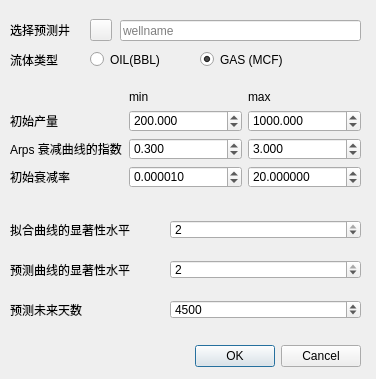
<?xml version="1.0" encoding="UTF-8"?>
<ui version="4.0">
 <class>Dialog</class>
 <widget class="QDialog" name="Dialog">
  <property name="geometry">
   <rect>
    <x>0</x>
    <y>0</y>
    <width>376</width>
    <height>379</height>
   </rect>
  </property>
  <property name="windowTitle">
   <string>Dialog</string>
  </property>
  <widget class="QDialogButtonBox" name="buttonBox">
   <property name="geometry">
    <rect>
     <x>20</x>
     <y>340</y>
     <width>341</width>
     <height>32</height>
    </rect>
   </property>
   <property name="orientation">
    <enum>Qt::Horizontal</enum>
   </property>
   <property name="standardButtons">
    <set>QDialogButtonBox::Cancel|QDialogButtonBox::Ok</set>
   </property>
  </widget>
  <widget class="QLabel" name="label_38">
   <property name="geometry">
    <rect>
     <x>10</x>
     <y>20</y>
     <width>71</width>
     <height>20</height>
    </rect>
   </property>
   <property name="text">
    <string>选择预测井</string>
   </property>
  </widget>
  <widget class="QLineEdit" name="well_nm">
   <property name="geometry">
    <rect>
     <x>120</x>
     <y>20</y>
     <width>241</width>
     <height>21</height>
    </rect>
   </property>
   <property name="text">
    <string/>
   </property>
   <property name="placeholderText">
    <string>wellname</string>
   </property>
  </widget>
  <widget class="QPushButton" name="btn_sel_well">
   <property name="geometry">
    <rect>
     <x>90</x>
     <y>19</y>
     <width>22</width>
     <height>22</height>
    </rect>
   </property>
   <property name="text">
    <string/>
   </property>
   <property name="icon">
    <iconset>
     <normaloff>../image/import_right.png</normaloff>../image/import_right.png</iconset>
   </property>
  </widget>
  <widget class="QLabel" name="label_39">
   <property name="geometry">
    <rect>
     <x>10</x>
     <y>50</y>
     <width>61</width>
     <height>20</height>
    </rect>
   </property>
   <property name="text">
    <string>流体类型</string>
   </property>
  </widget>
  <widget class="QRadioButton" name="radioButton_Oil_BBL">
   <property name="geometry">
    <rect>
     <x>90</x>
     <y>50</y>
     <width>95</width>
     <height>19</height>
    </rect>
   </property>
   <property name="text">
    <string>OIL(BBL)</string>
   </property>
  </widget>
  <widget class="QRadioButton" name="radioButton_Gas_MCF">
   <property name="geometry">
    <rect>
     <x>200</x>
     <y>50</y>
     <width>95</width>
     <height>19</height>
    </rect>
   </property>
   <property name="text">
    <string>GAS (MCF)</string>
   </property>
   <property name="checked">
    <bool>true</bool>
   </property>
  </widget>
  <widget class="QSpinBox" name="pred_interval">
   <property name="geometry">
    <rect>
     <x>170</x>
     <y>300</y>
     <width>191</width>
     <height>19</height>
    </rect>
   </property>
   <property name="minimum">
    <number>0</number>
   </property>
   <property name="maximum">
    <number>1000000</number>
   </property>
   <property name="value">
    <number>4500</number>
   </property>
  </widget>
  <widget class="QLabel" name="label_15">
   <property name="geometry">
    <rect>
     <x>10</x>
     <y>260</y>
     <width>131</width>
     <height>20</height>
    </rect>
   </property>
   <property name="text">
    <string>预测曲线的显著性水平</string>
   </property>
  </widget>
  <widget class="QSpinBox" name="sigma_pred">
   <property name="geometry">
    <rect>
     <x>170</x>
     <y>260</y>
     <width>191</width>
     <height>19</height>
    </rect>
   </property>
   <property name="minimum">
    <number>1</number>
   </property>
   <property name="maximum">
    <number>2</number>
   </property>
   <property name="value">
    <number>2</number>
   </property>
  </widget>
  <widget class="QLabel" name="label_16">
   <property name="geometry">
    <rect>
     <x>10</x>
     <y>220</y>
     <width>131</width>
     <height>20</height>
    </rect>
   </property>
   <property name="text">
    <string>拟合曲线的显著性水平</string>
   </property>
  </widget>
  <widget class="QSpinBox" name="sigma_fit">
   <property name="geometry">
    <rect>
     <x>170</x>
     <y>220</y>
     <width>191</width>
     <height>19</height>
    </rect>
   </property>
   <property name="minimum">
    <number>1</number>
   </property>
   <property name="maximum">
    <number>2</number>
   </property>
   <property name="value">
    <number>2</number>
   </property>
  </widget>
  <widget class="QWidget" name="gridLayoutWidget">
   <property name="geometry">
    <rect>
     <x>10</x>
     <y>90</y>
     <width>351</width>
     <height>98</height>
    </rect>
   </property>
   <layout class="QGridLayout" name="gridLayout">
    <item row="1" column="2">
     <widget class="QDoubleSpinBox" name="qi_max">
      <property name="decimals">
       <number>3</number>
      </property>
      <property name="maximum">
       <double>1000000.000000000000000</double>
      </property>
      <property name="singleStep">
       <double>0.000000000000000</double>
      </property>
      <property name="value">
       <double>1000.000000000000000</double>
      </property>
     </widget>
    </item>
    <item row="1" column="1">
     <widget class="QDoubleSpinBox" name="qi_min">
      <property name="decimals">
       <number>3</number>
      </property>
      <property name="maximum">
       <double>1000000.000000000000000</double>
      </property>
      <property name="value">
       <double>200.000000000000000</double>
      </property>
     </widget>
    </item>
    <item row="0" column="2">
     <widget class="QLabel" name="label_54">
      <property name="text">
       <string>max</string>
      </property>
     </widget>
    </item>
    <item row="2" column="1">
     <widget class="QDoubleSpinBox" name="b_min">
      <property name="decimals">
       <number>3</number>
      </property>
      <property name="value">
       <double>0.300000000000000</double>
      </property>
     </widget>
    </item>
    <item row="2" column="2">
     <widget class="QDoubleSpinBox" name="b_max">
      <property name="decimals">
       <number>3</number>
      </property>
      <property name="value">
       <double>3.000000000000000</double>
      </property>
     </widget>
    </item>
    <item row="0" column="1">
     <widget class="QLabel" name="label_53">
      <property name="text">
       <string>min</string>
      </property>
     </widget>
    </item>
    <item row="1" column="0">
     <widget class="QLabel" name="label_50">
      <property name="text">
       <string>初始产量</string>
      </property>
     </widget>
    </item>
    <item row="2" column="0">
     <widget class="QLabel" name="label_57">
      <property name="text">
       <string>Arps 衰减曲线的指数</string>
      </property>
     </widget>
    </item>
    <item row="3" column="0">
     <widget class="QLabel" name="label_58">
      <property name="text">
       <string>初始衰减率</string>
      </property>
     </widget>
    </item>
    <item row="3" column="1">
     <widget class="QDoubleSpinBox" name="di_min">
      <property name="decimals">
       <number>6</number>
      </property>
      <property name="value">
       <double>0.000010000000000</double>
      </property>
     </widget>
    </item>
    <item row="3" column="2">
     <widget class="QDoubleSpinBox" name="di_max">
      <property name="decimals">
       <number>6</number>
      </property>
      <property name="value">
       <double>20.000000000000000</double>
      </property>
     </widget>
    </item>
   </layout>
  </widget>
  <widget class="QLabel" name="label_17">
   <property name="geometry">
    <rect>
     <x>10</x>
     <y>300</y>
     <width>131</width>
     <height>20</height>
    </rect>
   </property>
   <property name="text">
    <string>预测未来天数</string>
   </property>
  </widget>
 </widget>
 <resources/>
 <connections>
  <connection>
   <sender>buttonBox</sender>
   <signal>accepted()</signal>
   <receiver>Dialog</receiver>
   <slot>accept()</slot>
   <hints>
    <hint type="sourcelabel">
     <x>248</x>
     <y>254</y>
    </hint>
    <hint type="destinationlabel">
     <x>157</x>
     <y>274</y>
    </hint>
   </hints>
  </connection>
  <connection>
   <sender>buttonBox</sender>
   <signal>rejected()</signal>
   <receiver>Dialog</receiver>
   <slot>reject()</slot>
   <hints>
    <hint type="sourcelabel">
     <x>316</x>
     <y>260</y>
    </hint>
    <hint type="destinationlabel">
     <x>286</x>
     <y>274</y>
    </hint>
   </hints>
  </connection>
 </connections>
</ui>
